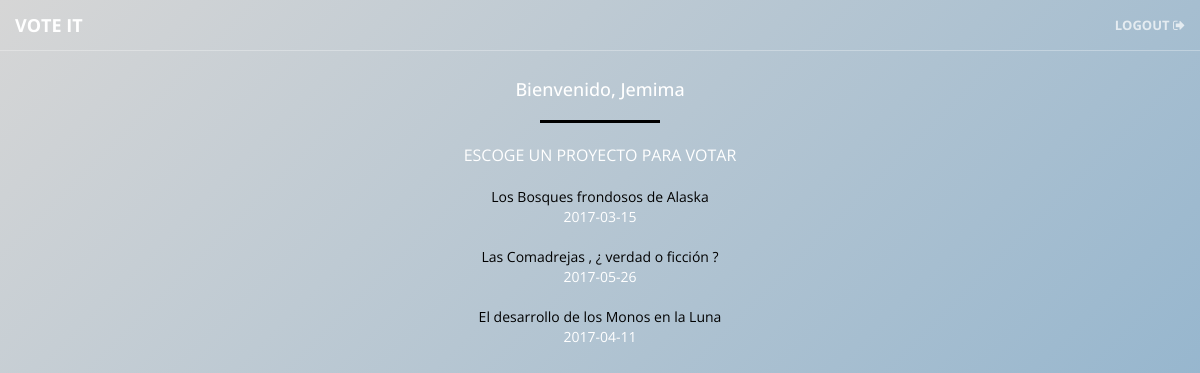
Screenshot of /mainalumno.php (signed in) with the database file from the repository.
### tables this page shows
CREATE TABLE `tbl_proyecto` (
  `pro_id` int(11) NOT NULL,
  `pro_titulo` varchar(50) NOT NULL,
  `pro_fecha` date NOT NULL,
  `pro_estado` int(1) NOT NULL,
  `usp_id` int(11) NOT NULL
);

### mainalumno.php (the view, shortened to what this page needs)
<?php
  include("conexion.proc.php");
?>
<!DOCTYPE html>
<html lang="en">
<head>
    <link href="vendor/bootstrap/css/bootstrap.css" rel="stylesheet">
    <link href="vendor/font-awesome/css/font-awesome.min.css" rel="stylesheet" type="text/css">
    <link href="css/main.css" rel="stylesheet">
    <link rel="stylesheet" href="https://cdnjs.cloudflare.com/ajax/libs/font-awesome/4.7.0/css/font-awesome.min.css">
</head>
<body id="page-top">
  <nav id="mainNav" class="navbar navbar-default navbar-fixed-top">
      <div class="container-fluid">
          <div class="navbar-header">
              <a class="navbar-brand page-scroll" href="#page-top">VOTE IT</a>
          </div>
          <div class="collapse navbar-collapse" id="bs-example-navbar-collapse-1">
              <ul class="nav navbar-nav navbar-right">
                  <li>
                      <a class="page-scroll" href="cerrarsesion.proc.php">Logout <i class="fa fa-sign-out" aria-hidden="true"></i></a>
                  </li>
              </ul>
          </div>
      </div>
  </nav>
<div class="header22">
  <br/><br/><br/>
            <h1 id="homeHeading"><?php echo "<h4>Bienvenido, ".$_SESSION['nombre']."</h4>"; ?></h1>
            <hr>
            <p>ESCOGE UN PROYECTO PARA VOTAR</p>
            <?php
                if(isset($_SESSION['nombre']) ){
            ?>
            <?php
                $sql = "SELECT * FROM tbl_proyecto WHERE pro_estado = 1";
                $proyectos = mysqli_query($conexion, $sql);
                    if(mysqli_num_rows($proyectos)>0){
                      while($proyecto = mysqli_fetch_array($proyectos)){
                        echo "<a href='preguntasalumno.php?pro_id=".$proyecto['pro_id']."'>".$proyecto['pro_titulo']."</a><br>".$proyecto['pro_fecha']."<br>";
                        echo "<br/>";
                      }
                    } else {
                      echo "No hay proyectos!";
                      }
                } else {
                    $_SESSION['error']="Tienes que iniciar sesión primero!";
                    echo "No hay sesión";
                    header("location: login.php");
                }
            ?>
</div>
</body>
</html>

### css/main.css (style rules this page uses)
html, body { height: 100%; width: 100%; }
body { font-family: 'Open Sans', 'Helvetica Neue', Arial, sans-serif; }
hr { border-color: #000; border-width: 3px; max-width: 10%; }
a { -webkit-transition: all 0.35s; -moz-transition: all 0.35s; transition: all 0.35s; color: black; }
h1, h2, h3, h4, h5, h6 { font-family: 'Open Sans', 'Helvetica Neue', Arial, sans-serif; }
p { font-size: 16px; line-height: 1.5; margin-bottom: 20px; }
.navbar-default { background-color: white; border-color: rgba(34, 34, 34, 0.05); font-family: 'Open Sans', 'Helvetica Neue', Arial, sans-serif; -webkit-transition: all 0.35s; -moz-transition: all 0.35s; transition: all 0.35s; }
.navbar-default .navbar-header .navbar-brand { color: #337ab7; font-family: 'Open Sans', 'Helvetica Neue', Arial, sans-serif; font-weight: 700; text-transform: uppercase; }
.navbar-default .nav > li > a, .navbar-default .nav > li > a:focus { text-transform: uppercase; font-weight: 700; font-size: 13px; color: #222222; }
@media (min-width: 768px) { .navbar-default { background-color: transparent; border-color: rgba(255, 255, 255, 0.3); } }
@media (min-width: 768px) { .navbar-default .navbar-header .navbar-brand { color: rgba(255, 255, 255, 0.7); } }
@media (min-width: 768px) { .navbar-default .nav > li > a, .navbar-default .nav > li > a:focus { color: rgba(255, 255, 255, 0.7); } }
div.header22 { position: relative; width: 100%; height: 100%; min-height: auto; -webkit-background-size: cover; -moz-background-size: cover; background-size: cover; -o-background-size: cover; background-position: center; text-align: center; color: white; background: linear-gradient(135deg, rgba(214,214,214,1) 0%, rgba(134,174,204,1) 100%); }
body { webkit-tap-highlight-color: #222222; }

### rows the page displays
tbl_proyecto: pro_titulo "Los Bosques frondosos de Alaska", pro_fecha "2017-03-15"
tbl_proyecto: pro_titulo "Las Comadrejas , ¿ verdad o ficción ?", pro_fecha "2017-05-26"
tbl_proyecto: pro_titulo "El desarrollo de los Monos en la Luna", pro_fecha "2017-04-11"

### other values shown
$_SESSION['nombre'] "Jemima"
